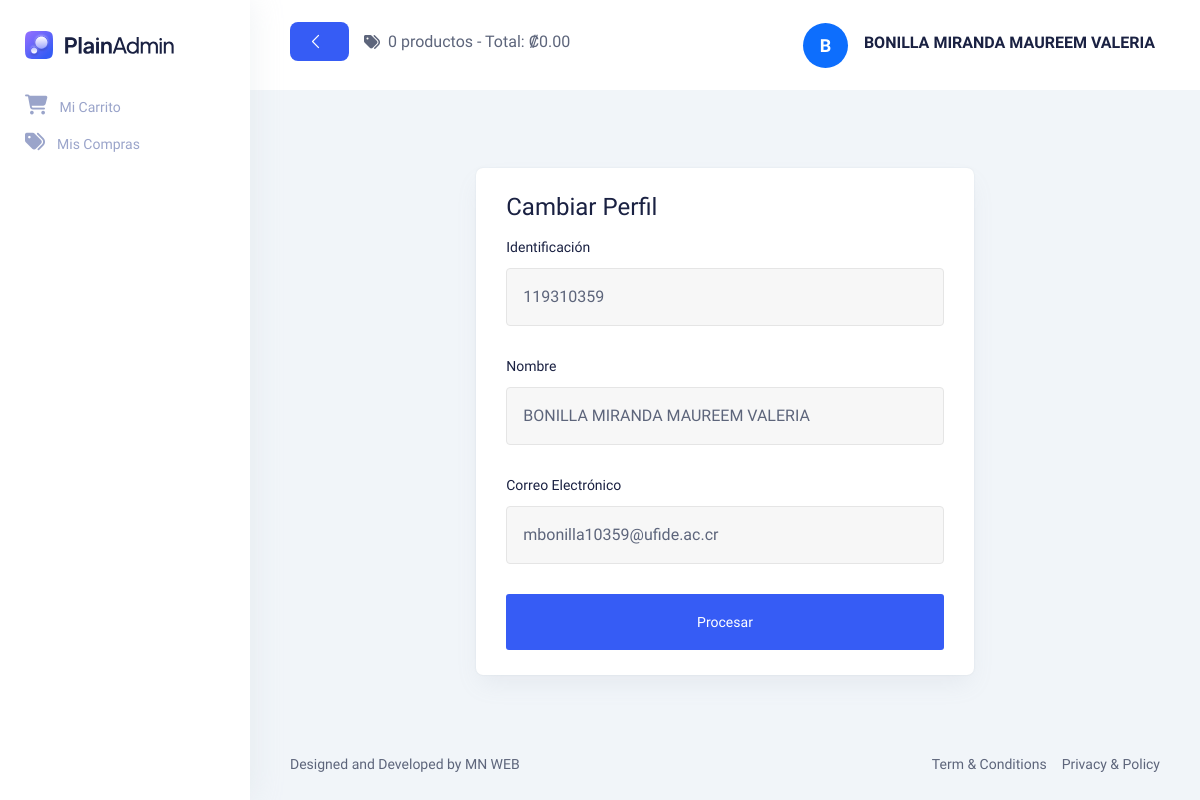
Page /View/vSeguridad/cambiarPerfil.php (signed in) on the committed database.
### tables this page shows
CREATE TABLE `tusuario` (
  `Consecutivo` int(11) NOT NULL AUTO_INCREMENT,
  `Identificacion` varchar(15) NOT NULL,
  `Nombre` varchar(200) NOT NULL,
  `Contrasenna` varchar(15) NOT NULL,
  `CorreoElectronico` varchar(100) NOT NULL,
  `Estado` bit(1) NOT NULL,
  `ConsecutivoRol` int(11) NOT NULL,
  PRIMARY KEY (`Consecutivo`),
  UNIQUE KEY `UK_Identificacion` (`Identificacion`),
  UNIQUE KEY `UK_CorreoElectronico` (`CorreoElectronico`),
  KEY `FK_Usuario_Rol` (`ConsecutivoRol`),
  CONSTRAINT `FK_Usuario_Rol` FOREIGN KEY (`ConsecutivoRol`) REFERENCES `trol` (`Consecutivo`)
);

### Model/SeguridadModel.php (called while the page is built, shortened)
<?php
function ConsultarUsuarioModel($consecutivo)
{
    try
    {
        $context = OpenDatabase();
        $sp = "CALL sp_ConsultarUsuario('$consecutivo')";
        $result = $context -> query($sp);
        $datos = null;
        while($fila = $result -> fetch_assoc())
        {
            $datos = $fila;
        }
        return $datos;
    }
    catch (Exception $e)
    {
        return null;
    }
}

### Controller/SeguridadController.php (called while the page is built, shortened)
<?php
include_once $_SERVER["DOCUMENT_ROOT"]."/SC-502-Ambiente-Web-Cliente-Servidor/Model/SeguridadModel.php";
function ConsultarUsuario()
{
    $consecutivo = $_SESSION["Consecutivo"];
    return ConsultarUsuarioModel($consecutivo);
}

### View/vSeguridad/cambiarPerfil.php (the view, shortened to what this page needs)
<?php
include_once $_SERVER["DOCUMENT_ROOT"] . "/SC-502-Ambiente-Web-Cliente-Servidor/View/layout.php";
include_once $_SERVER["DOCUMENT_ROOT"] . "/SC-502-Ambiente-Web-Cliente-Servidor/Controller/SeguridadController.php";
$datosUsuario = ConsultarUsuario();
?>
<!DOCTYPE html>
<html lang="en">
<body>
    <main class="main-wrapper">
        <section class="section">
            <div class="container-fluid">
                <div class="title-wrapper pt-30">
                    <div class="row align-items-center">
                        <div class="col-md-7 mx-auto">
                            <div class="card-style mt-5">
                                <h3 class="mb-15">Cambiar Perfil</h3>
                                <form id="formCambiarPerfil" action="" method="POST">
                                    <div class="row">
                                        <div class="col-12">
                                            <div class="input-style-1">
                                                <label>Identificación</label>
                                                <input type="text" placeholder="Identificación"
                                                    id="Identificacion" name="Identificacion" onkeyup="ConsultarNombre();"
                                                    value="<?php echo $datosUsuario['Identificacion']; ?>" />
                                            </div>
                                        </div>
                                        <div class="col-12">
                                            <div class="input-style-1">
                                                <label>Nombre</label>
                                                <input type="text" placeholder="Nombre"
                                                    id="Nombre" name="Nombre" class="ReadOnly" readOnly="true"
                                                    value="<?php echo $datosUsuario["Nombre"]; ?>" />
                                            </div>
                                        </div>
                                        <div class="col-12">
                                            <div class="input-style-1">
                                                <label>Correo Electrónico</label>
                                                <input type="text" placeholder="Correo Electrónico"
                                                    id="CorreoElectronico" name="CorreoElectronico"
                                                    value="<?php echo $datosUsuario["CorreoElectronico"]; ?>" />
                                            </div>
                                        </div>
                                        <div class="col-12">
                                            <div class="button-group d-flex justify-content-center flex-wrap">
                                                <button type="submit" id="btnCambiarPerfil" name="btnCambiarPerfil"
                                                    class="main-btn primary-btn btn-hover w-100 text-center">
                                                    Procesar
                                                </button>
                                            </div>
                                        </div>
                                    </div>
                                </form>
                            </div>
                        </div>
                    </div>
                </div>
            </div>
        </section>
    </main>
</body>
</html>

### View/assets/css/fullcalendar.css (style rules this page uses)
:root { --fc-daygrid-event-dot-width:8px;--fc-list-event-dot-width:10px;--fc-list-event-hover-bg-color:#f5f5f5 }

### rows in the picture
tusuario: Identificacion "119310359", Nombre "BONILLA MIRANDA MAUREEM VALERIA", CorreoElectronico "mbonilla10359@ufide.ac.cr"

### other values in the picture
$totalCantidad "0"
$totalPago "0.00"
substr($nombreUsuario, 0, 1) "B"
$nombreUsuario "BONILLA MIRANDA MAUREEM VALERIA"
